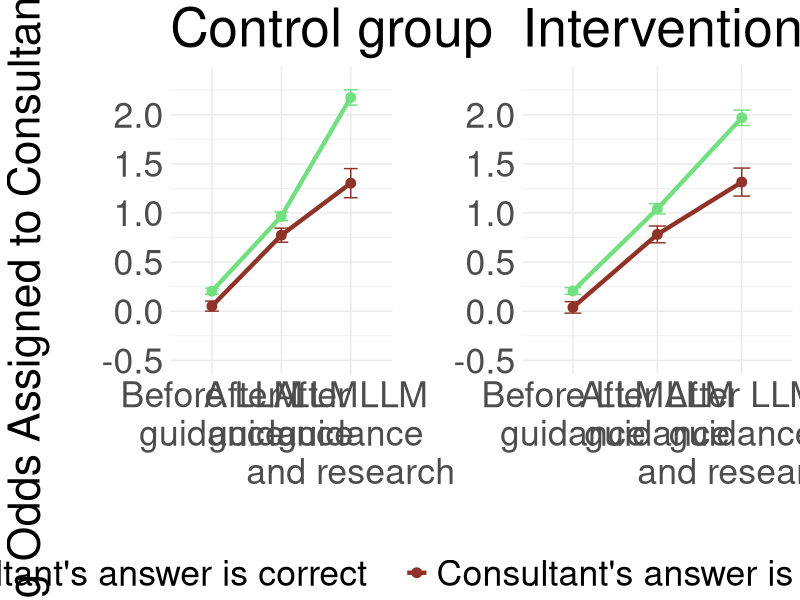
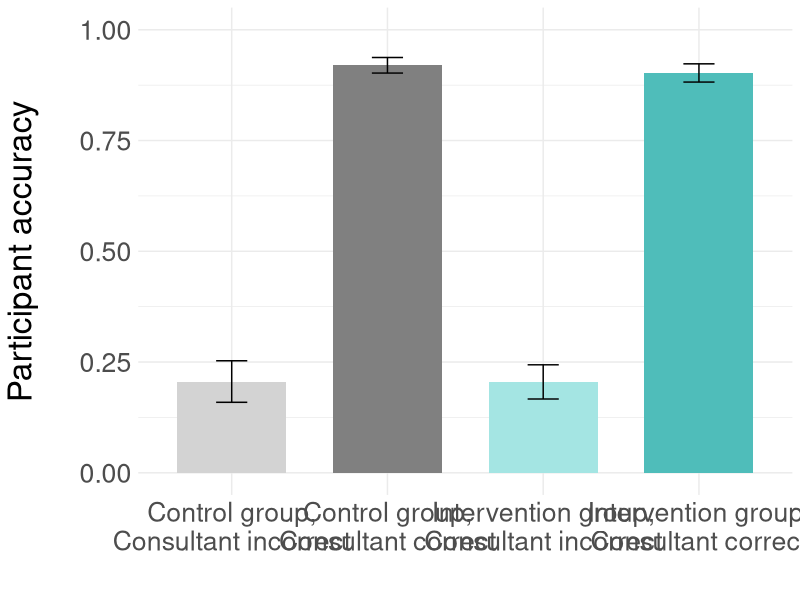
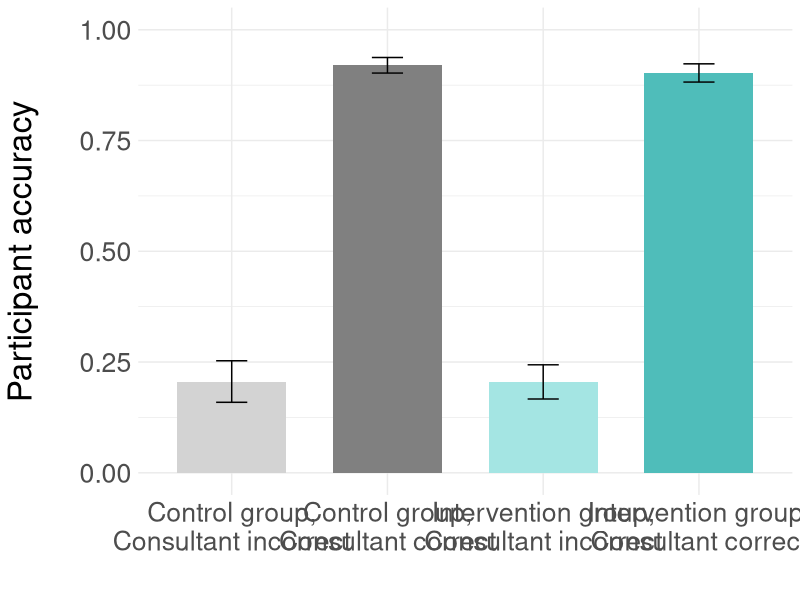
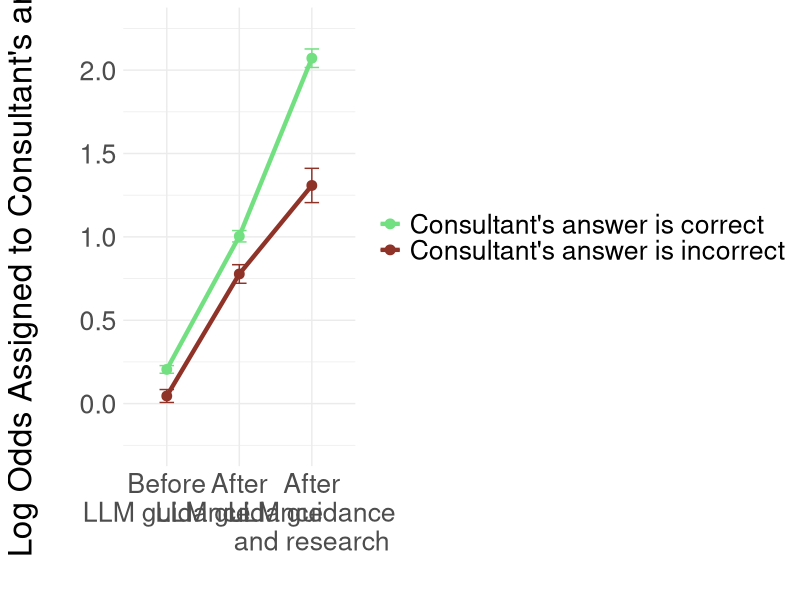
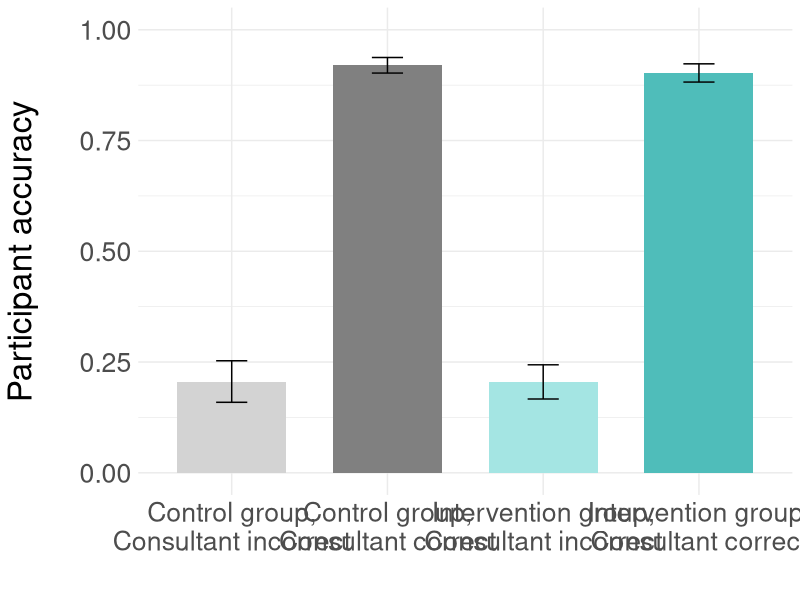

Recreate these plots in R, in order.
library(tidyverse)
library(dplyr)

# Load the data, ensuring correct data types
data <- read.csv("tidy_data_expanded.csv", stringsAsFactors = FALSE)

# Convert columns to appropriate data types
data <- data %>%
  mutate(
    participant_code = as.factor(participant_code),
    wave = if_else(
      as.integer(str_remove(as.character(participant_code), "^P")) <= 67,
      1L,
      2L
    ),
    group = as.factor(group),
    medical_experience = as.numeric(medical_experience),
    legal_experience = as.numeric(legal_experience),
    conlang_experience = as.numeric(conlang_experience),
    native_english = as.numeric(native_english),
    item_id = as.factor(item_id),
    topic = as.factor(topic),
    timepoint = as.factor(timepoint),
    probability_assigned_to_a = as.numeric(probability_assigned_to_a),
    probability_assigned_to_b = as.numeric(probability_assigned_to_b),
    correct_answer = factor(correct_answer, levels = c("A", "B")),
    logit = as.numeric(logit),
    probability_assigned_to_correct_answer = as.numeric(probability_assigned_to_correct_answer),
    is_correct = as.numeric(is_correct),
    llm_answer = factor(llm_answer, levels = c("A", "B")),
    probability_assigned_to_llm_answer = as.numeric(probability_assigned_to_llm_answer),
    favored_llm_answer = as.numeric(favored_llm_answer),
    llm_answer_logit = as.numeric(llm_answer_logit),
    correct_answer_logit = as.numeric(correct_answer_logit)
  )

# Exclude rows where group == 'no assistance'
data <- data %>%
  filter(group != "no assistance")


#########################################################
# Analogue to H5 Plot
#########################################################

# Calculate means and 95% confidence intervals
interaction_df <- data %>%
  group_by(timepoint, llm_answer == correct_answer) %>%
  rename(model_correct = `llm_answer == correct_answer`) %>%
  summarise(mean = mean(llm_answer_logit, na.rm = TRUE),
            sd = sd(llm_answer_logit, na.rm = TRUE),
            n = n(),
            se = sd / sqrt(n),
            ci_lower = mean - qt(0.975, df = n - 1) * se,
            ci_upper = mean + qt(0.975, df = n - 1) * se,
            .groups = "drop")

# Ensure timepoint is a factor with correct order
interaction_df$timepoint <- factor(interaction_df$timepoint, 
                                   levels = c("before", "intermediate", "after"))

# Create a new variable with the desired labels
interaction_df$model_status <- ifelse(interaction_df$model_correct, 
                                      "Consultant's answer is correct   ", 
                                      "Consultant's answer is incorrect")

# Create the plot
p = ggplot(interaction_df, aes(x = timepoint, y = mean, color = model_status)) +
  geom_line(aes(group = model_status), size = 1.5) +
  geom_point(size = 3) +
  geom_errorbar(aes(ymin = ci_lower, ymax = ci_upper), width = 0.2) +
  labs(x = "", y = "Log Odds Assigned to Consultant's answer\n") +
  scale_x_discrete(labels = c("Before\nLLM guidance", 
                              "After\nLLM guidance", 
                              "After\nLLM guidance\nand research")) +
  scale_color_manual(values = c("Consultant's answer is incorrect" = "#8f3228", 
                                "Consultant's answer is correct   " = "#72e081")) +
  ylim(-0.25, 2.25) +
  guides(color = guide_legend(title = NULL)) +
  theme_minimal() +
  theme(
    text = element_text(size = 24)
  )

ggsave("figures/exp2_analogue_to_h5_plot.png", plot = p, width = 922/72, height = 672/72, units = "in", dpi = 300)

#########################################################
# Analogue to H5 Panel Plot
#########################################################

library(gridExtra)

# Function to create panel plots for specific subsets of data
create_panel_plots <- function(data) {
  # Create list to store individual plots
  plot_list <- list()
  
  # Define the subsets we want to create
  subsets <- list(
    list(condition = quote(group == "control"), name = "Control group"),
    list(condition = quote(group == "intervention"), name = "Intervention group")
  )
  
  # Create each subplot without a legend
  for (i in seq_along(subsets)) {
    # Subset the data based on condition
    subset_data <- data %>%
      filter(eval(subsets[[i]]$condition))
    
    # Calculate means and standard errors for the subset
    subset_interaction_df <- subset_data %>%
      group_by(timepoint, llm_answer == correct_answer) %>%
      rename(model_correct = `llm_answer == correct_answer`) %>%
      summarise(mean = mean(llm_answer_logit, na.rm = TRUE),
                sd = sd(llm_answer_logit, na.rm = TRUE),
                n = n(),
                se = sd / sqrt(n),
                ci_lower = mean - qt(0.975, df = n - 1) * se,
                ci_upper = mean + qt(0.975, df = n - 1) * se,
                .groups = "drop")
    
    # Ensure timepoint is a factor with correct order
    subset_interaction_df$timepoint <- factor(subset_interaction_df$timepoint, 
                                              levels = c("before", "intermediate", "after"))
    
    # Create the model_status variable
    subset_interaction_df$model_status <- ifelse(subset_interaction_df$model_correct, 
                                                 "Consultant's answer is correct   ", "Consultant's answer is incorrect")
    
    # Create the plot without legend
    p <- ggplot(subset_interaction_df, aes(x = timepoint, y = mean, color = model_status)) +
      geom_line(aes(group = model_status), size = 1.5) +
      geom_point(size = 3) +
      geom_errorbar(aes(ymin = ci_lower, ymax = ci_upper), width = 0.2) +
      labs(x = "", y = if(i == 1) "Log Odds Assigned to Consultant's Answer\n" else "",
           title = subsets[[i]]$name) +
      scale_x_discrete(labels = c("Before LLM\nguidance", 
                                  "After LLM\nguidance", 
                                  "After LLM\nguidance\nand research")) +
      scale_color_manual(values = c("Consultant's answer is correct   " = "#72e081", 
                                    "Consultant's answer is incorrect" = "#8f3228")) +
      ylim(-0.50, 2.35) +
      theme_minimal() +
      theme(
        text = element_text(size = 32),
        legend.position = "none"  # Remove legend from individual plots
      )
    
    plot_list[[i]] <- p
  }
  
  # Extract the legend from one plot
  # First, create a plot with a legend
  legend_plot <- ggplot(subset_interaction_df, aes(x = timepoint, y = mean, color = model_status)) +
    geom_line(aes(group = model_status), size = 1.5) +
    geom_point(size = 3) +
    scale_color_manual(values = c("Consultant's answer is correct   " = "#72e081", 
                                  "Consultant's answer is incorrect" = "#8f3228")) +
    theme_minimal() +
    theme(
      text = element_text(size = 32),
      legend.position = "bottom"
    ) + 
    guides(color = guide_legend(title = NULL))
  
  # Extract the legend
  legend <- get_legend(legend_plot)
  
  # Combine plots in a grid with shared legend at the bottom
  panel_plot <- grid.arrange(
    arrangeGrob(
      plot_list[[1]], plot_list[[2]],
      ncol = 2
    ),
    legend,
    heights = c(10, 1)
  )
  
  # Save the combined panel plot
  ggsave("figures/exp2_analogue_to_h5_panel_plot.png", plot = panel_plot, 
         width = 1600/72, height = 800/72, units = "in", dpi = 300)
  
  return(panel_plot)
}

get_legend <- function(a.gplot) {
  tmp <- ggplot_gtable(ggplot_build(a.gplot))
  leg <- which(sapply(tmp$grobs, function(x) x$name) == "guide-box")
  legend <- tmp$grobs[[leg]]
  return(legend)
}

# Call the function to create and save the panel plot
panel_plot <- create_panel_plots(data)
panel_plot

#########################################################
# Analogue to Accuracy Plot
#########################################################


# Function to create accuracy dataframe for a filtered subset of data
create_accuracy_df <- function(data_subset) {
  accuracy_df <- data_subset %>%
    filter(timepoint == "after") %>%  # Filter to final timepoint
    group_by(participant_code) %>%    # Group by participant_code instead of participant_id
    summarise(
      accuracy = mean(is_correct, na.rm = TRUE),  # Use is_correct column
      group = first(group),          # Use group instead of show_debate
      n_questions = n()              # Count of questions in this subset for this participant
    )
  return(accuracy_df)
}

# Create a column to identify if llm_answer matches correct_answer
data <- data %>%
  mutate(model_correct = (llm_answer == correct_answer))

# Create datasets filtered by model correctness
data_model_correct <- data %>% filter(model_correct == TRUE)
data_model_incorrect <- data %>% filter(model_correct == FALSE)

# Create accuracy dataframes using our function
df_acc_model_correct <- create_accuracy_df(data_model_correct)
df_acc_model_incorrect <- create_accuracy_df(data_model_incorrect)

# Add descriptive names to make the analysis clearer
names(df_acc_model_correct)[names(df_acc_model_correct) == "accuracy"] <- "accuracy_model_correct"
names(df_acc_model_incorrect)[names(df_acc_model_incorrect) == "accuracy"] <- "accuracy_model_incorrect"

# Print summary statistics
cat("Summary for questions where model was correct:\n")
print(summary(df_acc_model_correct$accuracy_model_correct))
cat("\nNumber of participants with model-correct questions:", nrow(df_acc_model_correct), "\n")
cat("Mean participant accuracy when model is correct:", mean(df_acc_model_correct$accuracy_model_correct, na.rm = TRUE), "\n")

cat("\nSummary for questions where model was incorrect:\n")
print(summary(df_acc_model_incorrect$accuracy_model_incorrect)) 
cat("\nNumber of participants with model-incorrect questions:", nrow(df_acc_model_incorrect), "\n")
cat("Mean participant accuracy when model is incorrect:", mean(df_acc_model_incorrect$accuracy_model_incorrect, na.rm = TRUE), "\n")

# Function to prepare summary statistics for a condition
prepare_condition_data <- function(df, acc_column, group_value, condition_name) {
  df %>%
    filter(group == group_value) %>%  # Filter by group instead of show_debate
    summarise(
      mean_accuracy = mean(!!sym(acc_column), na.rm = TRUE),
      se = sd(!!sym(acc_column), na.rm = TRUE) / sqrt(sum(!is.na(!!sym(acc_column)))),
      n = sum(!is.na(!!sym(acc_column))),
      condition = condition_name
    ) %>%
    mutate(
      lower_ci = mean_accuracy - qt(0.975, n-1) * se,
      upper_ci = mean_accuracy + qt(0.975, n-1) * se
    )
}

# Define condition parameters with updated condition names
conditions <- list(
  list(df = df_acc_model_incorrect, acc_column = "accuracy_model_incorrect", 
       group = "control", name = "Control group,\nConsultant incorrect"),
  list(df = df_acc_model_correct, acc_column = "accuracy_model_correct", 
       group = "control", name = "Control group,\nConsultant correct"),
  list(df = df_acc_model_incorrect, acc_column = "accuracy_model_incorrect", 
       group = "intervention", name = "Intervention group,\nConsultant incorrect"),
  list(df = df_acc_model_correct, acc_column = "accuracy_model_correct", 
       group = "intervention", name = "Intervention group,\nConsultant correct")
)

# Generate data for all conditions using map and bind_rows
plot_data <- map_dfr(conditions, function(cond) {
  prepare_condition_data(cond$df, cond$acc_column, cond$group, cond$name)
})

# Set the condition order with updated condition names
plot_data$condition <- factor(plot_data$condition, 
                              levels = c("Control group,\nConsultant incorrect", 
                                         "Control group,\nConsultant correct",
                                         "Intervention group,\nConsultant incorrect",
                                         "Intervention group,\nConsultant correct"))

# Define bar colors (keeping the same color scheme)
bar_colors <- c(
  "Control group,\nConsultant incorrect" = "#D3D3D3",  # Light gray
  "Control group,\nConsultant correct"   = "#808080",  # Medium gray
  "Intervention group,\nConsultant incorrect" = "#A4E5E3",  # Lighter teal
  "Intervention group,\nConsultant correct"   = "#4FBDBA"   # Original teal
)

# Create the plot
p <- ggplot(plot_data, aes(x = condition, y = mean_accuracy, fill = condition)) +
  geom_bar(stat = "identity", position = position_dodge(), width = 0.7) +
  geom_errorbar(aes(ymin = lower_ci, ymax = upper_ci), 
                width = 0.2, position = position_dodge(0.7)) +
  scale_fill_manual(values = bar_colors) +
  labs(y = "Participant accuracy\n", x = "") +
  theme_minimal() +
  theme(
    text = element_text(size = 24),
    axis.text.x = element_text(angle = 0, hjust = 0.5),
    legend.position = "none"
  ) +
  scale_y_continuous(limits = c(0, 1))

# Print the plot
print(p)

# Save the plot
ggsave("figures/exp2_analogue_to_acc_plot.png", plot = p, width = 922/72, height = 672/72, units = "in", dpi = 300)

p

# Print sample sizes
cat("Sample sizes for each condition:\n")
print(plot_data %>% select(condition, n))